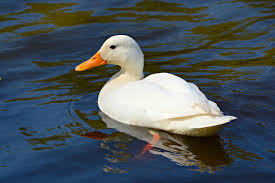
#> input picture Images/source1.jpg, 275 x 183 px, given in place of bg1.jpg, which was not available
$ jupyter execute --allow-errors module3.ipynb   (text cells are left out)
#> lines starting #> are read from the running program, lines starting #| are printed output that depends on the picture; pictures that were not available may be replaced by others from this repository, and a replacement may not be noted
[cell 1]
import numpy as np
import cv2
import matplotlib.pyplot as plt

[cell 2]
def show_plt(tittle, img):
    plt.title(tittle)
    plt.axis("off")

    if img.ndim == 2:
        plt.imshow(img, cmap="gray", vmin=0, vmax=255)
    else:
        img = cv2.cvtColor(img, cv2.COLOR_BGR2RGB)
        plt.imshow(img)

[cell 3]
DATA_ROOT = "../Images/"
IMAGE_NAME = "sontung.jpg"
BACKGROUND_NAME = "bg1.jpg"

bg_path = DATA_ROOT + BACKGROUND_NAME
bg = cv2.imread(bg_path, cv2.IMREAD_COLOR)
#> bg is the input picture: shape (183, 275, 3); mean B, G, R 89.5, 84, 73.9

src_path = DATA_ROOT + IMAGE_NAME
src = cv2.imread(src_path, cv2.IMREAD_COLOR)
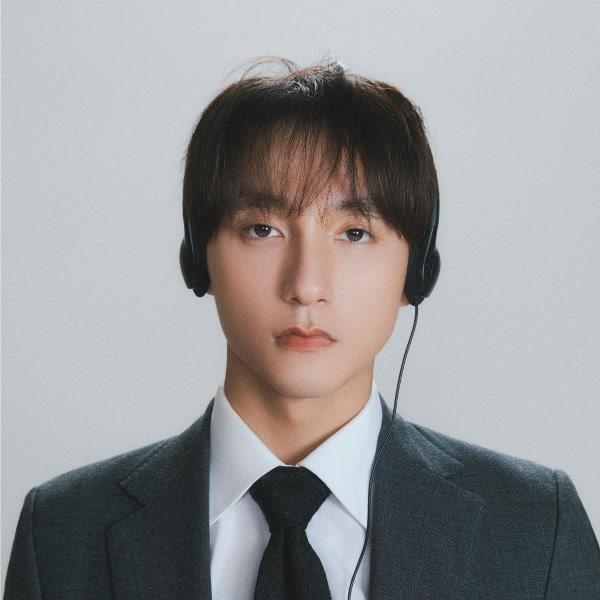
#> input picture Images/sontung.jpg, 600 x 600 px
#> src is the input picture: shape (600, 600, 3); mean B, G, R 151.5, 150.2, 150.1

plt.figure(figsize=(12,6))
plt.subplot(1,2,1)
show_plt("Background image", bg)
plt.subplot(1,2,2)
show_plt("Source image", src)
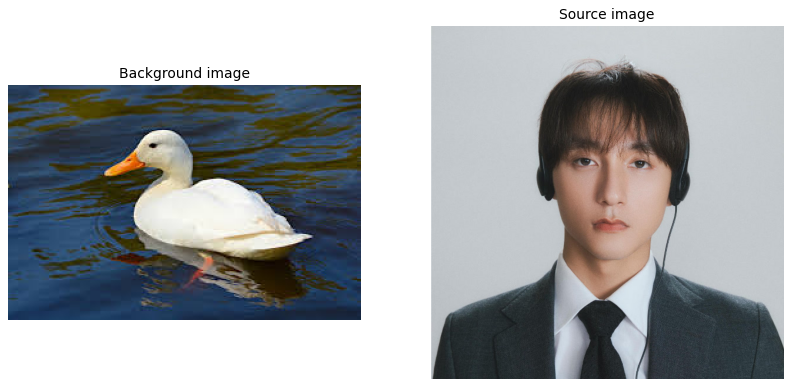
#> figure drawn by matplotlib, 2 panels

[cell 4]
h_bg, w_bg = bg.shape[:2]
#> h_bg = 183; w_bg = 275
h_src, w_src = src.shape[:2]
#> h_src = 600; w_src = 600

print(h_bg, w_bg)
#| 183 275
print(h_src, w_src)
#| 600 600

[cell 5]
points = []

# Resize ảnh để display
bg_display = cv2.resize(bg, (640, 640))
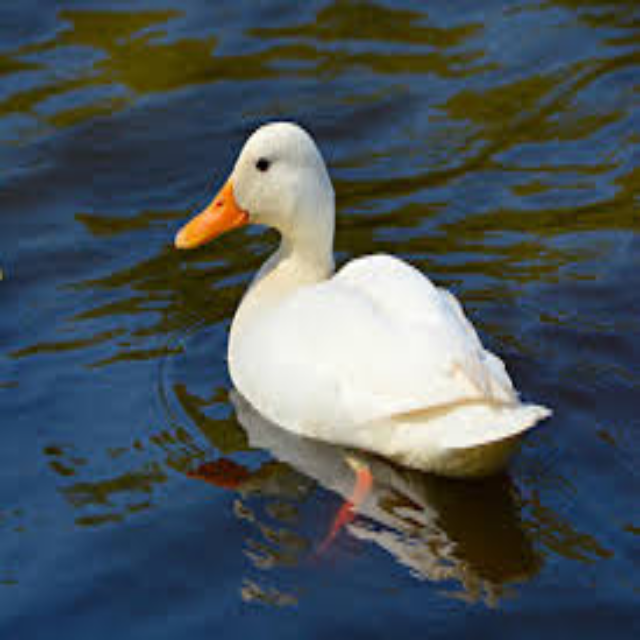
#> bg_display: shape (640, 640, 3); mean B, G, R 89.4, 83.9, 73.7

orig_h, orig_w = bg.shape[:2]
#> orig_h = 183; orig_w = 275
display_h, display_w = bg_display.shape[:2]
#> display_h = 640; display_w = 640

scale_x = orig_w / display_w
#> scale_x = 0.43
scale_y = orig_h / display_h
#> scale_y = 0.286


def mouse_callback(event, x, y, flags, param):
    global bg_display

    if event == cv2.EVENT_LBUTTONDOWN:

        # chuyển về tọa độ ảnh gốc
        x_orig = int(x * scale_x)
        y_orig = int(y * scale_y)

        points.append((x_orig, y_orig))

        # vẽ trên ảnh hiển thị
        cv2.circle(bg_display, (x, y), 5, (0, 255, 0), -1)

        cv2.imshow("Background Image", bg_display)

cv2.imshow("Background Image", bg_display)

cv2.setMouseCallback("Background Image", mouse_callback)

cv2.waitKey(0)
cv2.destroyAllWindows()

# chuyển về ndarray
points = np.array(points, dtype=np.float32)
print(points)

[cell 6]
bg_copy = bg.copy()

for p in points:
    x, y = map(int, p)
    cv2.circle(bg_copy, (x, y), 20, (0, 255, 0), -1)

show_plt("Background image", bg_copy)

[cell 7]
# các điểm của ảnh source
pts_src = np.array([
    [0, 0],
    [w_src - 1, 0],
    [w_src - 1, h_src - 1],
    [0, h_src - 1]
], dtype=np.float32)
#> pts_src = [[0, 0], [599, 0], [599, 599], [0, 599]]

# các điểm của ảnh background
pts_bg = np.array(points, dtype=np.float32)

# tính ma trận homography
#> (the rest of this cell did not finish here and is left out)
